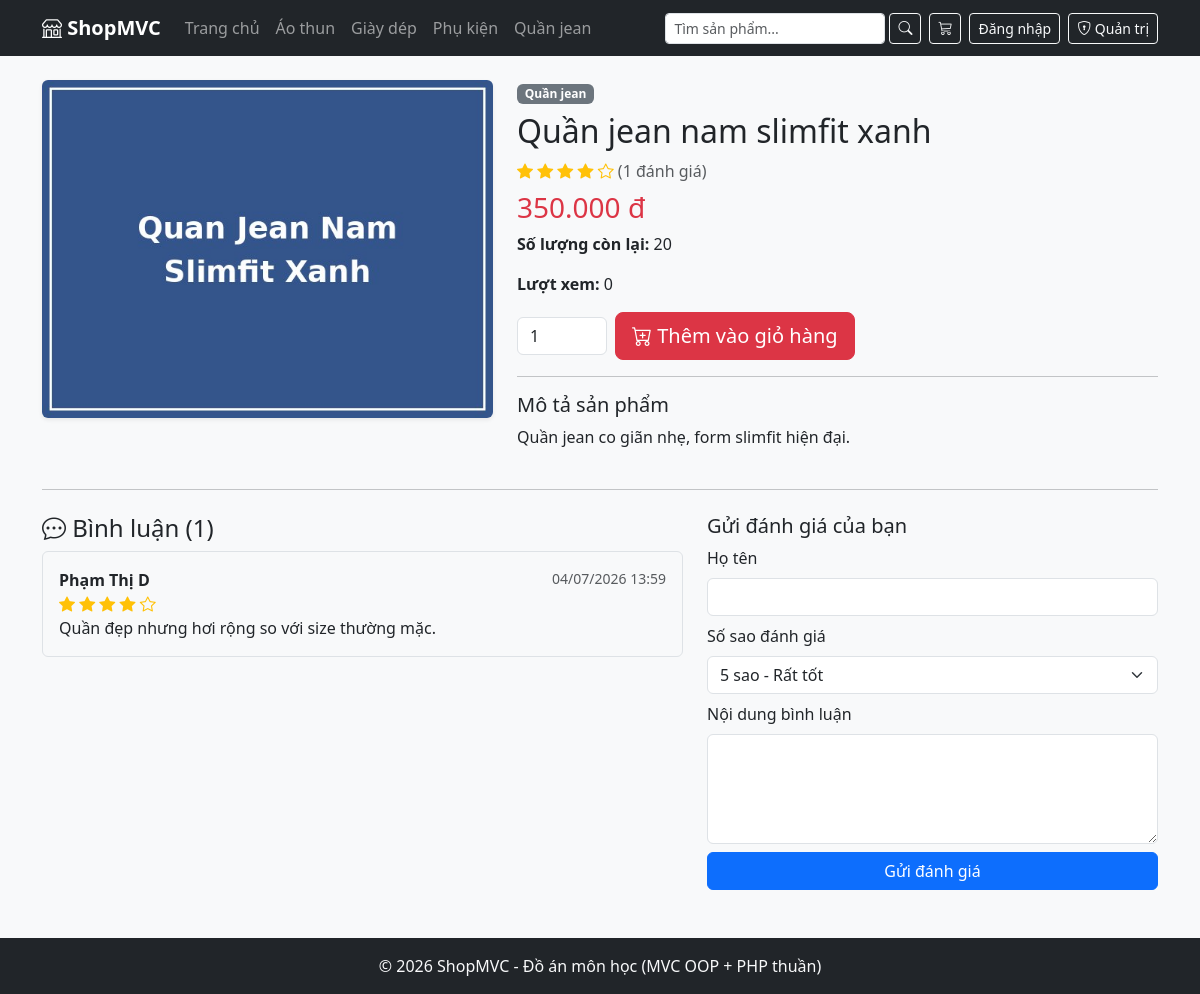
/san-pham/quan-jean-nam-slimfit-xanh-s5t6u, run on the app's committed database.
### tables this page shows
CREATE TABLE danh_muc (
    id INT AUTO_INCREMENT PRIMARY KEY,
    ten_danh_muc VARCHAR(150) NOT NULL,
    slug VARCHAR(180) NOT NULL UNIQUE
);

CREATE TABLE san_pham (
    id INT AUTO_INCREMENT PRIMARY KEY,
    danh_muc_id INT NOT NULL,
    ten_san_pham VARCHAR(255) NOT NULL,
    slug VARCHAR(280) NOT NULL UNIQUE,
    mo_ta TEXT,
    gia DECIMAL(12,0) NOT NULL DEFAULT 0,
    so_luong INT NOT NULL DEFAULT 0,
    hinh_anh VARCHAR(255),
    luot_xem INT NOT NULL DEFAULT 0,
    ngay_tao DATETIME NOT NULL,
    FOREIGN KEY (danh_muc_id) REFERENCES danh_muc(id) ON DELETE RESTRICT
);

CREATE TABLE binh_luan (
    id INT AUTO_INCREMENT PRIMARY KEY,
    san_pham_id INT NOT NULL,
    ho_ten VARCHAR(150) NOT NULL,
    noi_dung TEXT NOT NULL,
    diem_danh_gia TINYINT NOT NULL DEFAULT 5,  
    ngay_tao DATETIME NOT NULL,
    FOREIGN KEY (san_pham_id) REFERENCES san_pham(id) ON DELETE CASCADE
);

### controllers/SanPhamController.php (called while the page is built, shortened)
<?php
class SanPhamController
{
    public function chiTiet($slug)
    {
        $sanPhamModel = new SanPhamModel();
        $binhLuanModel = new BinhLuanModel();
        $sanPham = $sanPhamModel->timTheoSlug($slug);
        $danhSachBinhLuan = $binhLuanModel->layTheoSanPham($sanPham['id']);
        $diemDanhGia      = $binhLuanModel->tinhDiemTrungBinh($sanPham['id']);
        $danhSachDanhMuc  = (new DanhMucModel())->layDanhMucKemSoLuong();
        require_once PATH_VIEW_MAIN;
    }
}

### index.php (called while the page is built, shortened)
<?php
spl_autoload_register(function ($class) {
    $fileName = "$class.php";
    $fileModel      = PATH_MODEL . $fileName;
});
require_once './configs/helper.php';
require_once './routes/index.php';

### models/BaseModel.php (called while the page is built, shortened)
<?php
class BaseModel
{
    public function __construct()
    {
        $dsn = sprintf('mysql:host=%s;port=%s;dbname=%s;charset=utf8', DB_HOST, DB_PORT, DB_NAME);
        try {
            $this->pdo = new PDO($dsn, DB_USERNAME, DB_PASSWORD, DB_OPTIONS);
        } catch (PDOException $e) {
            die("Kết nối cơ sở dữ liệu thất bại: {$e->getMessage()}. Vui lòng thử lại sau.");
        }
    }
}

### models/DanhMucModel.php (called while the page is built, shortened)
<?php
class DanhMucModel extends BaseModel
{
    public function layDanhMucKemSoLuong()
    {
        $sql = "SELECT dm.*, COUNT(sp.id) AS so_san_pham
                FROM danh_muc dm
                LEFT JOIN san_pham sp ON sp.danh_muc_id = dm.id
                GROUP BY dm.id
                ORDER BY dm.ten_danh_muc ASC";
        return $this->pdo->query($sql)->fetchAll();
    }
}

### models/SanPhamModel.php (called while the page is built, shortened)
<?php
class SanPhamModel extends BaseModel
{
    public function timTheoSlug($slug)
    {
        $sql = "SELECT sp.*, dm.ten_danh_muc
                FROM san_pham sp
                JOIN danh_muc dm ON dm.id = sp.danh_muc_id
                WHERE sp.slug = :slug LIMIT 1";
        $stmt = $this->pdo->prepare($sql);
        $stmt->execute(['slug' => $slug]);
        return $stmt->fetch();
    }
}

### models/BinhLuanModel.php (called while the page is built)
<?php
class BinhLuanModel extends BaseModel
{
    protected $table = 'binh_luan';
    public function layTheoSanPham($sanPhamId)
    {
        $sql = "SELECT * FROM {$this->table}
                WHERE san_pham_id = :san_pham_id
                ORDER BY ngay_tao DESC";
        $stmt = $this->pdo->prepare($sql);
        $stmt->execute(['san_pham_id' => $sanPhamId]);
        return $stmt->fetchAll();
    }
    public function tinhDiemTrungBinh($sanPhamId)
    {
        $sql = "SELECT COALESCE(AVG(diem_danh_gia),0) AS diem_trung_binh,
                       COUNT(id) AS so_luot_danh_gia
                FROM {$this->table}
                WHERE san_pham_id = :san_pham_id";
        $stmt = $this->pdo->prepare($sql);
        $stmt->execute(['san_pham_id' => $sanPhamId]);
        return $stmt->fetch();
    }
}

### configs/helper.php (called while the page is built, shortened)
<?php
if (!function_exists('dinh_dang_tien')) {
    function dinh_dang_tien($so)
    {
        return number_format($so, 0, ',', '.') . ' đ';
    }
}

### views/san_pham/chi_tiet.php (the view, shortened to what this page needs)
<div class="row g-4">
    <div class="col-md-5">
        <img src="<?= $sanPham['hinh_anh'] ? BASE_ASSETS_UPLOADS . $sanPham['hinh_anh'] : BASE_ASSETS_UPLOADS . 'no-image.jpg' ?>"
             class="img-fluid rounded shadow-sm" alt="<?= htmlspecialchars($sanPham['ten_san_pham']) ?>">
    </div>
    <div class="col-md-7">
        <span class="badge bg-secondary"><?= htmlspecialchars($sanPham['ten_danh_muc']) ?></span>
        <h2 class="mt-2"><?= htmlspecialchars($sanPham['ten_san_pham']) ?></h2>
        <div class="text-warning mb-2">
            <?php $saoDay = round($diemDanhGia['diem_trung_binh']); for ($i = 1; $i <= 5; $i++): ?>
                <i class="bi <?= $i <= $saoDay ? 'bi-star-fill' : 'bi-star' ?>"></i>
            <?php endfor; ?>
            <span class="text-muted">(<?= (int)$diemDanhGia['so_luot_danh_gia'] ?> đánh giá)</span>
        </div>
        <h3 class="text-danger"><?= dinh_dang_tien($sanPham['gia']) ?></h3>
        <p><strong>Số lượng còn lại:</strong> <?= (int)$sanPham['so_luong'] ?></p>
        <p><strong>Lượt xem:</strong> <?= (int)$sanPham['luot_xem'] ?></p>
        <?php if ($sanPham['so_luong'] > 0): ?>
            <form action="<?= BASE_URL ?>gio-hang/them" method="POST" class="d-flex align-items-center gap-2 mt-3">
                <input type="number" name="so_luong" value="1" min="1" max="<?= $sanPham['so_luong'] ?>"
                       class="form-control" style="width:90px">
                <button type="submit" class="btn btn-danger btn-lg">
                    <i class="bi bi-cart-plus"></i> Thêm vào giỏ hàng
                </button>
            </form>
        <?php else: ?>
            <div class="alert alert-warning mt-3">Sản phẩm tạm hết hàng.</div>
        <?php endif; ?>
        <hr>
        <h5>Mô tả sản phẩm</h5>
        <p style="white-space:pre-line"><?= htmlspecialchars($sanPham['mo_ta']) ?></p>
    </div>
</div>
<hr class="my-4">
<div class="row">
    <div class="col-md-7">
        <h4><i class="bi bi-chat-dots"></i> Bình luận (<?= count($danhSachBinhLuan) ?>)</h4>
        <?php if (empty($danhSachBinhLuan)): ?>
            <p class="text-muted">Chưa có bình luận nào. Hãy là người đầu tiên đánh giá sản phẩm này!</p>
        <?php else: ?>
            <?php foreach ($danhSachBinhLuan as $bl): ?>
                <div class="border rounded p-3 mb-2">
                    <div class="d-flex justify-content-between">
                        <strong><?= htmlspecialchars($bl['ho_ten']) ?></strong>
                        <small class="text-muted"><?= date('d/m/Y H:i', strtotime($bl['ngay_tao'])) ?></small>
                    </div>
                    <div class="text-warning">
                        <?php for ($i = 1; $i <= 5; $i++): ?>
                            <i class="bi <?= $i <= $bl['diem_danh_gia'] ? 'bi-star-fill' : 'bi-star' ?>"></i>
                        <?php endfor; ?>
                    </div>
                    <p class="mb-0"><?= htmlspecialchars($bl['noi_dung']) ?></p>
                </div>
            <?php endforeach; ?>
        <?php endif; ?>
    </div>
    <div class="col-md-5">
        <h5>Gửi đánh giá của bạn</h5>
        <form action="<?= BASE_URL ?>san-pham/binh-luan" method="POST">
            <div class="mb-2">
                <label class="form-label">Họ tên</label>
                <input type="text" name="ho_ten" class="form-control" required>
            </div>
            <div class="mb-2">
                <label class="form-label">Số sao đánh giá</label>
                <select name="diem_danh_gia" class="form-select">
                    <option value="5">5 sao - Rất tốt</option>
                </select>
            </div>
            <div class="mb-2">
                <label class="form-label">Nội dung bình luận</label>
                <textarea name="noi_dung" class="form-control" rows="4" required></textarea>
            </div>
            <button type="submit" class="btn btn-primary w-100">Gửi đánh giá</button>
        </form>
    </div>
</div>

### views/main.php (shortened to what this page needs)
<!DOCTYPE html>
<html lang="vi">
<head>
    <link href="https://cdn.jsdelivr.net/npm/bootstrap@5.3.3/dist/css/bootstrap.min.css" rel="stylesheet">
    <link rel="stylesheet" href="https://cdn.jsdelivr.net/npm/bootstrap-icons@1.11.3/font/bootstrap-icons.css">
</head>
<body class="bg-light">
    <nav class="navbar navbar-expand-lg navbar-dark bg-dark">
        <div class="container">
            <a class="navbar-brand fw-bold" href="<?= BASE_URL ?>"><i class="bi bi-shop"></i> ShopMVC</a>
            <div class="collapse navbar-collapse" id="menu">
                <ul class="navbar-nav me-auto">
                    <li class="nav-item">
                        <a class="nav-link" href="<?= BASE_URL ?>">Trang chủ</a>
                    </li>
                    <?php
                    foreach ($danhSachDanhMuc ?? [] as $dm):
                    ?>
                        <li class="nav-item">
                            <a class="nav-link" href="<?= BASE_URL ?>danh-muc/<?= $dm['slug'] ?>">
                                <?= htmlspecialchars($dm['ten_danh_muc']) ?>
                            </a>
                        </li>
                    <?php endforeach; ?>
                </ul>
                <form action="<?= BASE_URL ?>tim-kiem" method="GET" class="d-flex me-2">
                    <input type="text" name="q" class="form-control form-control-sm" placeholder="Tìm sản phẩm..."
                           value="<?= htmlspecialchars($_GET['q'] ?? '') ?>">
                    <button class="btn btn-sm btn-outline-light ms-1"><i class="bi bi-search"></i></button>
                </form>
                <a href="<?= BASE_URL ?>gio-hang" class="btn btn-outline-light btn-sm position-relative me-2">
                    <i class="bi bi-cart3"></i>
                </a>
                <?php if (!empty($_SESSION['khach_hang'])): ?>
                    <div class="dropdown me-2">
                        <button class="btn btn-outline-light btn-sm dropdown-toggle" data-bs-toggle="dropdown">
                            <i class="bi bi-person-circle"></i> <?= htmlspecialchars($_SESSION['khach_hang']['ho_ten']) ?>
                        </button>
                        <ul class="dropdown-menu dropdown-menu-end">
                            <li><a class="dropdown-item" href="<?= BASE_URL ?>tai-khoan-cua-toi">Đơn hàng của tôi</a></li>
                            <li><a class="dropdown-item text-danger" href="<?= BASE_URL ?>dang-xuat">Đăng xuất</a></li>
                        </ul>
                    </div>
                <?php else: ?>
                    <a href="<?= BASE_URL ?>dang-nhap" class="btn btn-outline-light btn-sm me-2">Đăng nhập</a>
                <?php endif; ?>
                <a href="<?= BASE_URL ?>admin" class="btn btn-outline-light btn-sm">
                    <i class="bi bi-shield-lock"></i> Quản trị
                </a>
            </div>
        </div>
    </nav>
    <div class="container my-4">
        <?php
        if (isset($view)) {
            require_once PATH_VIEW . $view . '.php';
        }
        ?>
    </div>
    <footer class="bg-dark text-light text-center py-3 mt-5">
        &copy; <?= date('Y') ?> ShopMVC - Đồ án môn học (MVC OOP + PHP thuần)
    </footer>
</body>
</html>

### data on the page
danh_muc: ten_danh_muc "Áo thun"
danh_muc: ten_danh_muc "Giày dép"
danh_muc: ten_danh_muc "Phụ kiện"
danh_muc: ten_danh_muc "Quần jean"
san_pham: hinh_anh (picture), danh_muc.ten_danh_muc "Quần jean", ten_san_pham "Quần jean nam slimfit xanh", gia "350.000 đ", so_luong "20", luot_xem "0", mo_ta "Quần jean co giãn nhẹ, form slimfit hiện đại."
binh_luan: ho_ten "Phạm Thị D", ngay_tao "04/07/2026 13:59", diem_danh_gia 4 (drawn), noi_dung "Quần đẹp nhưng hơi rộng so với size thường mặc."

### other printed values
$diemDanhGia['so_luot_danh_gia'] "1"
count($danhSachBinhLuan) "1"
